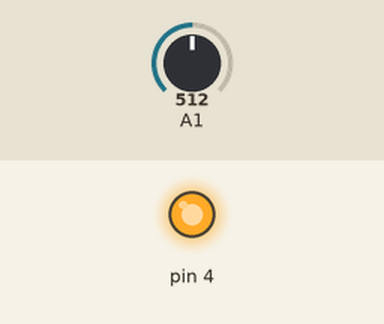
Bench run of a sketch on a simulated Arduino Uno, built with avr-gcc and run on an emulated ATmega328P. On the bench: output pins drawn as LEDs (lit = HIGH). The inputs (shaded band) are chosen by the test bench; at power-on: A1 = 512.

Above: at 1.2 s.
1.3 s: A1 set to 491
At 2.0 s:
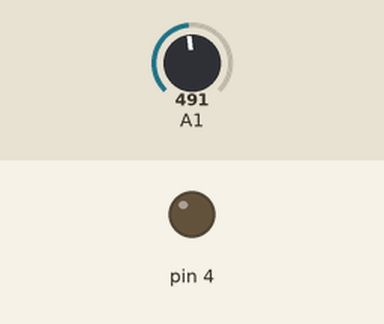
2.8 s: A1 set to 510
At 3.1 s:
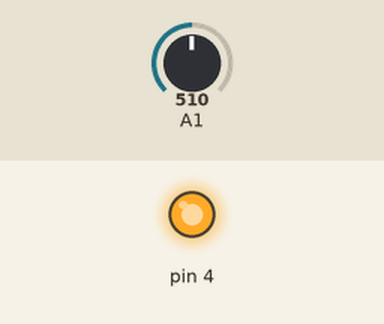
4.3 s: A1 set to 490
At 5.4 s:
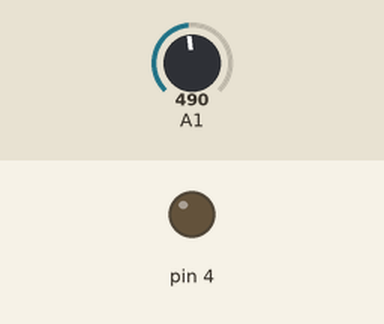
Timing chart, 0 to 7.3 s (numbered marks = the images above; inputs shaded):
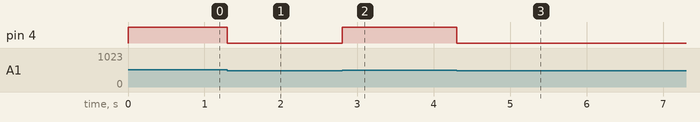

The sketch:

46_lightdependentresistor_ldr_1.ino
```cpp
// C++ code
//
void setup()
{
  pinMode(A1, INPUT);
  pinMode(4,OUTPUT);
  Serial.begin(9600);
}

void loop()
{
  int sensorValue = analogRead(A1);

  if(sensorValue > 500)
  {
    digitalWrite(4,HIGH);
  }
  else
  {
    digitalWrite(4,LOW);
  }
}
```

Measured:
- the behaviour switches between 501 and 500 on A1 (found by bisection; images 0 and 1)
- after the input at 1.3 s, pin 4: HIGH → LOW at once
- after the input at 2.8 s, pin 4: LOW → HIGH at once
- after the input at 4.3 s, pin 4: HIGH → LOW at once
